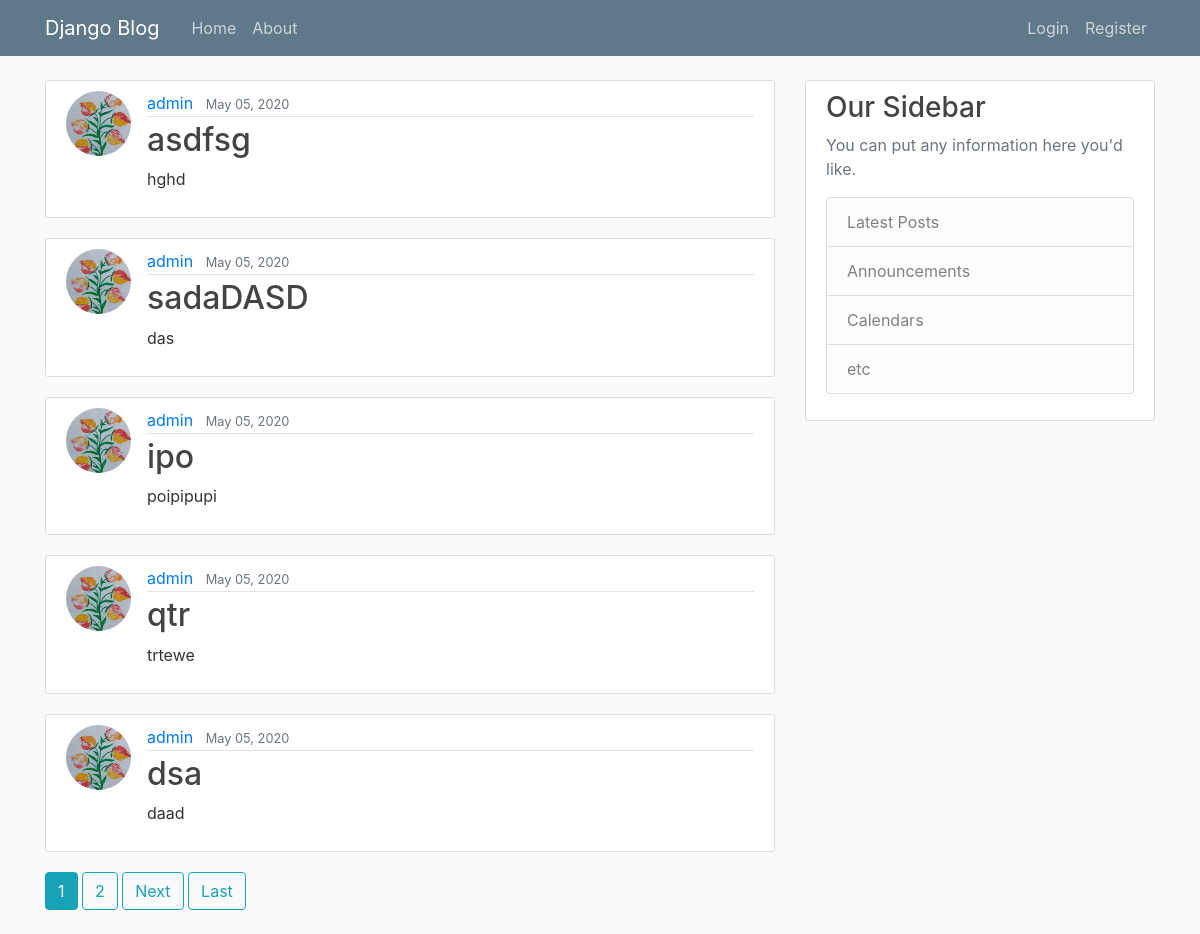
/, run on an earlier commit of the app's database.
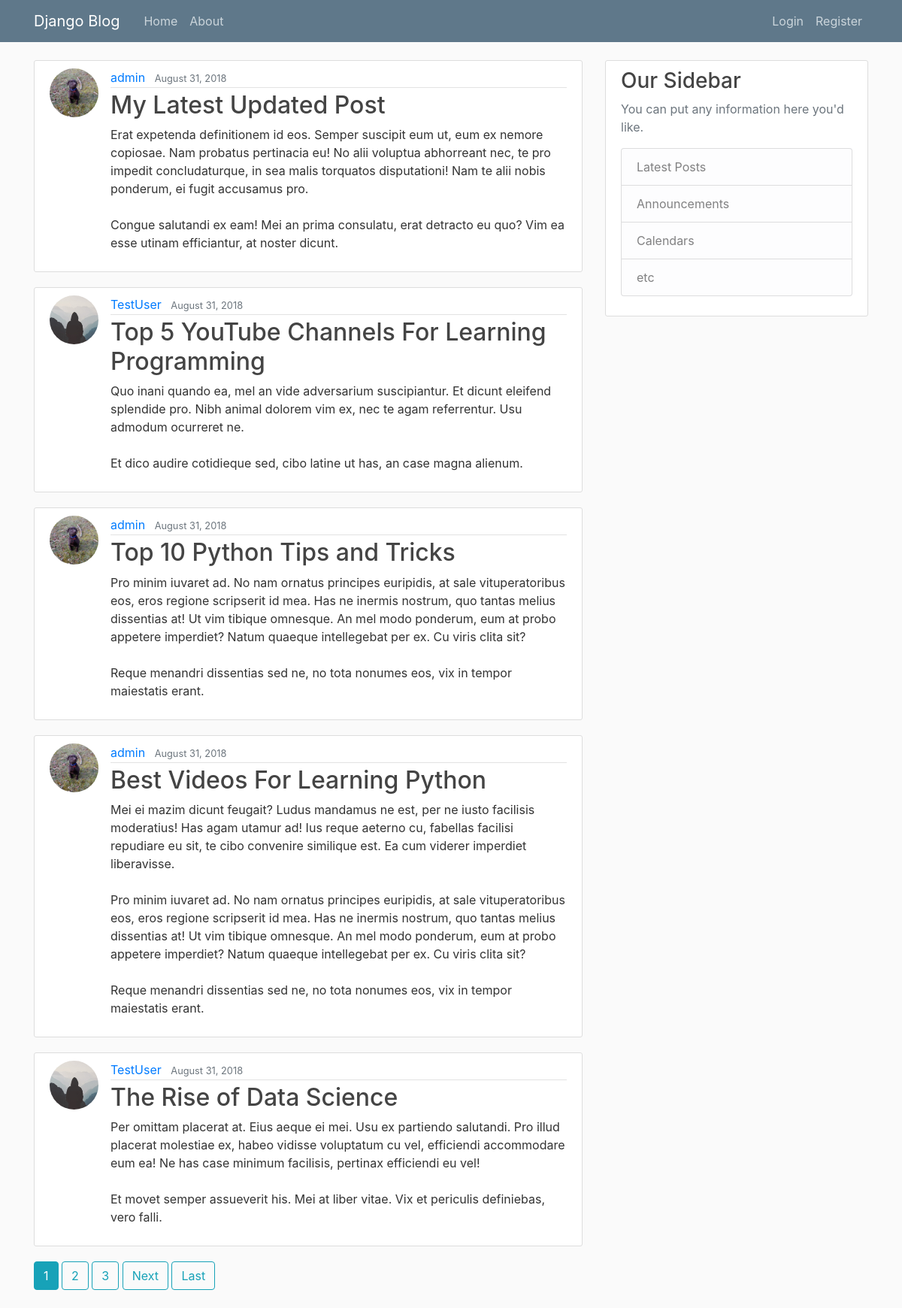
And on a later commit of the database.
### blog/models.py (models this page shows, shortened)
class Post(models.Model):
    title = models.CharField(max_length=100)
    content = models.TextField()
    date_posted = models.DateTimeField(default=timezone.now)
    author = models.ForeignKey(User, on_delete=models.CASCADE)

### users/models.py (models this page shows, shortened)
class Profile(models.Model):
    user = models.OneToOneField(User, on_delete=models.CASCADE)
    image = models.ImageField(default='default.jpg', upload_to='profile_pics')

### blog/views.py (the view)
# urls.py: path('', PostListView.as_view(), name='blog-home'),
class PostListView(ListView):
    model = Post
    template_name = 'blog/home.html'  # <app>/<model>_<viewtype>.html
    context_object_name = 'posts'
    ordering = ['-date_posted']
    paginate_by = 5

### blog/templates/blog/home.html (shortened to what this page needs)
{% extends "blog/base.html" %}
{% block content %}
    {% for post in posts %}
        <article class="media content-section">
          <img class="rounded-circle article-img" src="{{ post.author.profile.image.url }}">
          <div class="media-body">
            <div class="article-metadata">
              <a class="mr-2" href="{% url 'user-posts' post.author.username %}">{{ post.author }}</a>
              <small class="text-muted">{{ post.date_posted|date:"F d, Y" }}</small>
            </div>
            <h2><a class="article-title" href="{% url 'post-detail' post.id %}">{{ post.title }}</a></h2>
            <p class="article-content">{{ post.content }}</p>
          </div>
        </article>
    {% endfor %}
    {% if is_paginated %}
      {% for num in page_obj.paginator.page_range %}
        {% if page_obj.number == num %}
          <a class="btn btn-info mb-4" href="?page={{ num }}">{{ num }}</a>
        {% elif num > page_obj.number|add:'-3' and num < page_obj.number|add:'3' %}
          <a class="btn btn-outline-info mb-4" href="?page={{ num }}">{{ num }}</a>
        {% endif %}
      {% endfor %}
      {% if page_obj.has_next %}
        <a class="btn btn-outline-info mb-4" href="?page={{ page_obj.next_page_number }}">Next</a>
        <a class="btn btn-outline-info mb-4" href="?page={{ page_obj.paginator.num_pages }}">Last</a>
      {% endif %}
    {% endif %}
{% endblock content %}

What changed in the data, as far as the page shows it:
no longer on this page (row edited): Post: author.profile.image (placeholder picture), author "admin", date_posted "May 05, 2020", title "asdfsg", content "hghd"
no longer on this page (row edited): Post: author.profile.image (placeholder picture), author "admin", date_posted "May 05, 2020", title "sadaDASD", content "das"
no longer on this page (row edited): Post: author.profile.image (placeholder picture), author "admin", date_posted "May 05, 2020", title "ipo", content "poipipupi"
no longer on this page (row edited): Post: author.profile.image (placeholder picture), author "admin", date_posted "May 05, 2020", title "qtr", content "trtewe"
no longer on this page (row edited): Post: author.profile.image (placeholder picture), author "admin", date_posted "May 05, 2020", title "dsa", content "daad"
added Post: author.profile.image (picture), author "admin", date_posted "August 31, 2018", title "My Latest Updated Post", content "Erat expetenda definitionem id eos. Semper suscipit eum ut, eum ex nemore copiosae. Nam probatus pertinacia eu! No alii voluptua abhorreant nec, te pro impedit concludaturque, in sea malis torquatos disputationi! Nam te alii nobis ponderum, ei fugit accusamus pro. Congue salutandi ex eam! Mei an prima consulatu, erat detracto eu quo? Vim ea esse utinam efficiantur, at noster dicunt."
added Post: author.profile.image (placeholder picture), author "TestUser", date_posted "August 31, 2018", title "Top 5 YouTube Channels For Learning Programming", content "Quo inani quando ea, mel an vide adversarium suscipiantur. Et dicunt eleifend splendide pro. Nibh animal dolorem vim ex, nec te agam referrentur. Usu admodum ocurreret ne. Et dico audire cotidieque sed, cibo latine ut has, an case magna alienum."
added Post: author.profile.image (picture), author "admin", date_posted "August 31, 2018", title "Top 10 Python Tips and Tricks", content "Pro minim iuvaret ad. No nam ornatus principes euripidis, at sale vituperatoribus eos, eros regione scripserit id mea. Has ne inermis nostrum, quo tantas melius dissentias at! Ut vim tibique omnesque. An mel modo ponderum, eum at probo appetere imperdiet? Natum quaeque intellegebat per ex. Cu viris clita sit? Reque menandri dissentias sed ne, no tota nonumes eos, vix in tempor maiestatis erant."
added Post: author.profile.image (picture), author "admin", date_posted "August 31, 2018", title "Best Videos For Learning Python", content "Mei ei mazim dicunt feugait? Ludus mandamus ne est, per ne iusto facilisis moderatius! Has agam utamur ad! Ius reque aeterno cu, fabellas facilisi repudiare eu sit, te cibo convenire similique est. Ea cum viderer imperdiet liberavisse. Pro minim iuvaret ad. No nam ornatus principes euripidis, at sale vituperatoribus eos, eros regione scripserit id mea. Has ne inermis nostrum, quo tantas melius dissentias at! Ut vim tibique omnesque. An mel modo ponderum, eum at probo appetere imperdiet? Natum quaeque intellegebat per ex. Cu viris clita sit? Reque menandri dissentias sed ne, no tota nonumes eos, vix in tempor maiestatis erant."
added Post: author.profile.image (placeholder picture), author "TestUser", date_posted "August 31, 2018", title "The Rise of Data Science", content "Per omittam placerat at. Eius aeque ei mei. Usu ex partiendo salutandi. Pro illud placerat molestiae ex, habeo vidisse voluptatum cu vel, efficiendi accommodare eum ea! Ne has case minimum facilisis, pertinax efficiendi eu vel! Et movet semper assueverit his. Mei at liber vitae. Vix et periculis definiebas, vero falli."
Also different on the page:
new list line: "3"
